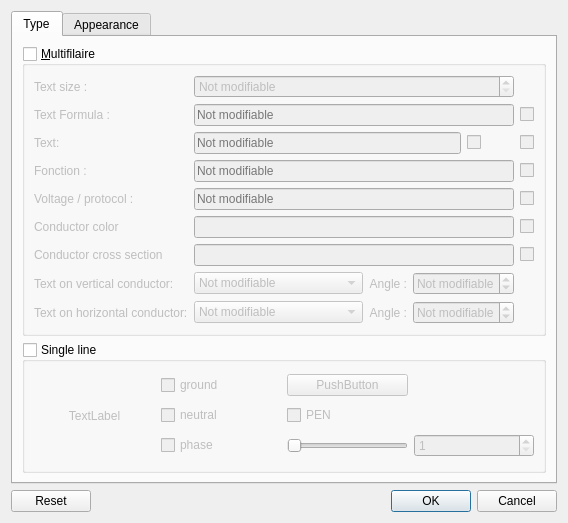
<?xml version="1.0" encoding="UTF-8"?>
<ui version="4.0">
 <class>ReplaceConductorDialog</class>
 <widget class="QDialog" name="ReplaceConductorDialog">
  <property name="geometry">
   <rect>
    <x>0</x>
    <y>0</y>
    <width>568</width>
    <height>523</height>
   </rect>
  </property>
  <layout class="QVBoxLayout" name="verticalLayout">
   <item>
    <widget class="QTabWidget" name="tabWidget">
     <property name="currentIndex">
      <number>0</number>
     </property>
     <widget class="QWidget" name="tab">
      <attribute name="title">
       <string>Type</string>
      </attribute>
      <layout class="QVBoxLayout" name="verticalLayout_2">
       <item>
        <widget class="QGroupBox" name="m_multi_gb">
         <property name="enabled">
          <bool>true</bool>
         </property>
         <property name="title">
          <string>&amp;Multifilaire</string>
         </property>
         <property name="checkable">
          <bool>true</bool>
         </property>
         <property name="checked">
          <bool>false</bool>
         </property>
         <layout class="QGridLayout" name="gridLayout" columnstretch="0,1,0,0,0,0">
          <item row="4" column="1" colspan="4">
           <widget class="QLineEdit" name="m_function_le">
            <property name="placeholderText">
             <string>Not modifiable</string>
            </property>
            <property name="clearButtonEnabled">
             <bool>true</bool>
            </property>
           </widget>
          </item>
          <item row="1" column="0">
           <widget class="QLabel" name="label">
            <property name="text">
             <string>Text size :</string>
            </property>
           </widget>
          </item>
          <item row="8" column="1">
           <widget class="QComboBox" name="m_vertical_align_cb">
            <property name="currentText">
             <string>Not modifiable</string>
            </property>
            <item>
             <property name="text">
              <string>Not modifiable</string>
             </property>
            </item>
            <item>
             <property name="text">
              <string>From the left</string>
             </property>
            </item>
            <item>
             <property name="text">
              <string>From the right</string>
             </property>
            </item>
           </widget>
          </item>
          <item row="9" column="2">
           <widget class="QLabel" name="label_9">
            <property name="text">
             <string>Angle :</string>
            </property>
            <property name="alignment">
             <set>Qt::AlignRight|Qt::AlignTrailing|Qt::AlignVCenter</set>
            </property>
           </widget>
          </item>
          <item row="6" column="0">
           <widget class="QLabel" name="label_15">
            <property name="text">
             <string>Conductor color</string>
            </property>
           </widget>
          </item>
          <item row="3" column="0">
           <widget class="QLabel" name="label_3">
            <property name="text">
             <string>Text:</string>
            </property>
           </widget>
          </item>
          <item row="2" column="5">
           <widget class="QCheckBox" name="m_erase_formula_cb">
            <property name="toolTip">
             <string>Delete this text</string>
            </property>
            <property name="text">
             <string/>
            </property>
           </widget>
          </item>
          <item row="8" column="3" colspan="2">
           <widget class="QSpinBox" name="m_vertical_angle_sb">
            <property name="wrapping">
             <bool>true</bool>
            </property>
            <property name="specialValueText">
             <string>Not modifiable</string>
            </property>
            <property name="suffix">
             <string>°</string>
            </property>
            <property name="prefix">
             <string/>
            </property>
            <property name="minimum">
             <number>-1</number>
            </property>
            <property name="maximum">
             <number>359</number>
            </property>
            <property name="value">
             <number>-1</number>
            </property>
           </widget>
          </item>
          <item row="4" column="5">
           <widget class="QCheckBox" name="m_erase_function_cb">
            <property name="toolTip">
             <string>Delete this text</string>
            </property>
            <property name="text">
             <string/>
            </property>
           </widget>
          </item>
          <item row="9" column="1">
           <widget class="QComboBox" name="m_horizontal_align_cb">
            <item>
             <property name="text">
              <string>Not modifiable</string>
             </property>
            </item>
            <item>
             <property name="text">
              <string>From top</string>
             </property>
            </item>
            <item>
             <property name="text">
              <string>From bottom</string>
             </property>
            </item>
           </widget>
          </item>
          <item row="3" column="5">
           <widget class="QCheckBox" name="m_erase_text_cb">
            <property name="toolTip">
             <string>Delete this text</string>
            </property>
            <property name="text">
             <string/>
            </property>
           </widget>
          </item>
          <item row="2" column="1" colspan="4">
           <widget class="QLineEdit" name="m_formula_le">
            <property name="placeholderText">
             <string>Not modifiable</string>
            </property>
            <property name="clearButtonEnabled">
             <bool>true</bool>
            </property>
           </widget>
          </item>
          <item row="9" column="3" colspan="2">
           <widget class="QSpinBox" name="m_horizontal_angle_sb">
            <property name="wrapping">
             <bool>true</bool>
            </property>
            <property name="specialValueText">
             <string>Not modifiable</string>
            </property>
            <property name="suffix">
             <string>°</string>
            </property>
            <property name="minimum">
             <number>-1</number>
            </property>
            <property name="maximum">
             <number>359</number>
            </property>
            <property name="value">
             <number>-1</number>
            </property>
           </widget>
          </item>
          <item row="2" column="0">
           <widget class="QLabel" name="label_2">
            <property name="text">
             <string>Text Formula :</string>
            </property>
           </widget>
          </item>
          <item row="5" column="5">
           <widget class="QCheckBox" name="m_erase_tension_protocol_cb">
            <property name="toolTip">
             <string>Delete this text</string>
            </property>
            <property name="text">
             <string/>
            </property>
           </widget>
          </item>
          <item row="3" column="1" colspan="3">
           <widget class="QLineEdit" name="m_text_le">
            <property name="placeholderText">
             <string>Not modifiable</string>
            </property>
            <property name="clearButtonEnabled">
             <bool>true</bool>
            </property>
           </widget>
          </item>
          <item row="8" column="0">
           <widget class="QLabel" name="label_6">
            <property name="text">
             <string>Text on vertical conductor:</string>
            </property>
           </widget>
          </item>
          <item row="1" column="1" colspan="4">
           <widget class="QSpinBox" name="m_text_size_sb">
            <property name="specialValueText">
             <string>Not modifiable</string>
            </property>
            <property name="accelerated">
             <bool>false</bool>
            </property>
            <property name="minimum">
             <number>2</number>
            </property>
            <property name="value">
             <number>2</number>
            </property>
           </widget>
          </item>
          <item row="4" column="0">
           <widget class="QLabel" name="label_4">
            <property name="text">
             <string>Fonction :</string>
            </property>
           </widget>
          </item>
          <item row="8" column="2">
           <widget class="QLabel" name="label_7">
            <property name="text">
             <string>Angle :</string>
            </property>
            <property name="alignment">
             <set>Qt::AlignRight|Qt::AlignTrailing|Qt::AlignVCenter</set>
            </property>
           </widget>
          </item>
          <item row="3" column="4">
           <widget class="QCheckBox" name="m_show_text">
            <property name="toolTip">
             <string>Text visible</string>
            </property>
            <property name="text">
             <string/>
            </property>
           </widget>
          </item>
          <item row="5" column="1" colspan="4">
           <widget class="QLineEdit" name="m_tension_protocol_le">
            <property name="placeholderText">
             <string>Not modifiable</string>
            </property>
            <property name="clearButtonEnabled">
             <bool>true</bool>
            </property>
           </widget>
          </item>
          <item row="9" column="0">
           <widget class="QLabel" name="label_8">
            <property name="text">
             <string>Text on horizontal conductor:</string>
            </property>
           </widget>
          </item>
          <item row="5" column="0">
           <widget class="QLabel" name="label_5">
            <property name="text">
             <string>Voltage / protocol :</string>
            </property>
           </widget>
          </item>
          <item row="7" column="0">
           <widget class="QLabel" name="label_16">
            <property name="text">
             <string>Conductor cross section</string>
            </property>
           </widget>
          </item>
          <item row="6" column="5">
           <widget class="QCheckBox" name="m_erase_wire_color_cb">
            <property name="text">
             <string/>
            </property>
           </widget>
          </item>
          <item row="7" column="5">
           <widget class="QCheckBox" name="m_erase_wire_section_cb">
            <property name="text">
             <string/>
            </property>
           </widget>
          </item>
          <item row="6" column="1" colspan="4">
           <widget class="QLineEdit" name="m_wire_color_le"/>
          </item>
          <item row="7" column="1" colspan="4">
           <widget class="QLineEdit" name="m_wire_section_le"/>
          </item>
         </layout>
        </widget>
       </item>
       <item>
        <widget class="QGroupBox" name="m_singlewire_gb">
         <property name="title">
          <string>Single line</string>
         </property>
         <property name="flat">
          <bool>false</bool>
         </property>
         <property name="checkable">
          <bool>true</bool>
         </property>
         <property name="checked">
          <bool>false</bool>
         </property>
         <layout class="QGridLayout" name="gridLayout_5">
          <item row="1" column="2">
           <widget class="QCheckBox" name="m_pen_cb">
            <property name="toolTip">
             <string>Protective Earth Neutral</string>
            </property>
            <property name="text">
             <string>PEN</string>
            </property>
           </widget>
          </item>
          <item row="2" column="1">
           <widget class="QCheckBox" name="m_phase_cb">
            <property name="toolTip">
             <string>Phase</string>
            </property>
            <property name="text">
             <string>phase</string>
            </property>
            <property name="icon">
             <iconset resource="../../../qelectrotech.qrc">
              <normaloff>:/ico/16x16/phase.png</normaloff>:/ico/16x16/phase.png</iconset>
            </property>
           </widget>
          </item>
          <item row="2" column="3">
           <widget class="QSpinBox" name="m_phase_sb">
            <property name="toolTip">
             <string>Number of phases</string>
            </property>
            <property name="minimum">
             <number>1</number>
            </property>
            <property name="maximum">
             <number>3</number>
            </property>
           </widget>
          </item>
          <item row="1" column="1">
           <widget class="QCheckBox" name="m_neutral_cb">
            <property name="toolTip">
             <string>Neutral</string>
            </property>
            <property name="text">
             <string>neutral</string>
            </property>
            <property name="icon">
             <iconset resource="../../../qelectrotech.qrc">
              <normaloff>:/ico/16x16/neutral.png</normaloff>:/ico/16x16/neutral.png</iconset>
            </property>
           </widget>
          </item>
          <item row="2" column="2">
           <widget class="QSlider" name="m_phase_slider">
            <property name="sizePolicy">
             <sizepolicy hsizetype="Minimum" vsizetype="Fixed">
              <horstretch>0</horstretch>
              <verstretch>0</verstretch>
             </sizepolicy>
            </property>
            <property name="toolTip">
             <string>Number of phases</string>
            </property>
            <property name="minimum">
             <number>1</number>
            </property>
            <property name="maximum">
             <number>3</number>
            </property>
            <property name="orientation">
             <enum>Qt::Horizontal</enum>
            </property>
           </widget>
          </item>
          <item row="0" column="1">
           <widget class="QCheckBox" name="m_earth_cb">
            <property name="toolTip">
             <string>Ground</string>
            </property>
            <property name="text">
             <string>ground</string>
            </property>
            <property name="icon">
             <iconset resource="../../../qelectrotech.qrc">
              <normaloff>:/ico/16x16/ground.png</normaloff>:/ico/16x16/ground.png</iconset>
            </property>
           </widget>
          </item>
          <item row="0" column="0" rowspan="3">
           <widget class="QLabel" name="m_preview_label">
            <property name="text">
             <string>TextLabel</string>
            </property>
            <property name="alignment">
             <set>Qt::AlignCenter</set>
            </property>
           </widget>
          </item>
          <item row="0" column="2">
           <widget class="QPushButton" name="m_update_preview_pb">
            <property name="text">
             <string>PushButton</string>
            </property>
           </widget>
          </item>
         </layout>
        </widget>
       </item>
      </layout>
     </widget>
     <widget class="QWidget" name="widget">
      <attribute name="title">
       <string>Appearance</string>
      </attribute>
      <layout class="QGridLayout" name="gridLayout_2" columnstretch="0,0,1,0">
       <item row="2" column="1">
        <widget class="QLabel" name="label_13">
         <property name="text">
          <string>Size :</string>
         </property>
        </widget>
       </item>
       <item row="0" column="1">
        <widget class="QLabel" name="label_10">
         <property name="text">
          <string>Color :</string>
         </property>
        </widget>
       </item>
       <item row="0" column="2">
        <widget class="QPushButton" name="m_color_pb">
         <property name="enabled">
          <bool>false</bool>
         </property>
         <property name="text">
          <string/>
         </property>
        </widget>
       </item>
       <item row="4" column="1">
        <spacer name="verticalSpacer">
         <property name="orientation">
          <enum>Qt::Vertical</enum>
         </property>
         <property name="sizeHint" stdset="0">
          <size>
           <width>20</width>
           <height>40</height>
          </size>
         </property>
        </spacer>
       </item>
       <item row="1" column="1">
        <widget class="QLabel" name="label_11">
         <property name="text">
          <string>Style :</string>
         </property>
        </widget>
       </item>
       <item row="0" column="3">
        <widget class="QCheckBox" name="m_mod_color_cb">
         <property name="toolTip">
          <string>Edit</string>
         </property>
         <property name="text">
          <string/>
         </property>
        </widget>
       </item>
       <item row="3" column="1" colspan="3">
        <widget class="QGroupBox" name="m_second_color_gb">
         <property name="title">
          <string>Secondary color :</string>
         </property>
         <property name="checkable">
          <bool>true</bool>
         </property>
         <property name="checked">
          <bool>false</bool>
         </property>
         <layout class="QGridLayout" name="gridLayout_3" columnstretch="0,1,0">
          <item row="0" column="1">
           <widget class="QPushButton" name="m_color_2_pb">
            <property name="enabled">
             <bool>false</bool>
            </property>
            <property name="text">
             <string/>
            </property>
           </widget>
          </item>
          <item row="1" column="0">
           <widget class="QLabel" name="label_14">
            <property name="text">
             <string>Line thickness :</string>
            </property>
           </widget>
          </item>
          <item row="0" column="0">
           <widget class="QLabel" name="label_12">
            <property name="text">
             <string>Color :</string>
            </property>
           </widget>
          </item>
          <item row="0" column="2">
           <widget class="QCheckBox" name="m_mod_color_2_cb">
            <property name="toolTip">
             <string>Edit</string>
            </property>
            <property name="text">
             <string/>
            </property>
           </widget>
          </item>
          <item row="1" column="1" colspan="2">
           <widget class="QSpinBox" name="m_color_2_dash_size_sb">
            <property name="specialValueText">
             <string>Not modifiable</string>
            </property>
            <property name="suffix">
             <string>px</string>
            </property>
            <property name="minimum">
             <number>1</number>
            </property>
            <property name="value">
             <number>1</number>
            </property>
           </widget>
          </item>
         </layout>
        </widget>
       </item>
       <item row="2" column="2" colspan="2">
        <widget class="QDoubleSpinBox" name="m_cond_size_sb">
         <property name="specialValueText">
          <string>Not modifiable</string>
         </property>
         <property name="minimum">
          <double>0.200000000000000</double>
         </property>
         <property name="singleStep">
          <double>0.200000000000000</double>
         </property>
         <property name="value">
          <double>0.200000000000000</double>
         </property>
        </widget>
       </item>
       <item row="1" column="2" colspan="2">
        <widget class="QComboBox" name="m_line_style_cb"/>
       </item>
      </layout>
     </widget>
    </widget>
   </item>
   <item>
    <widget class="QDialogButtonBox" name="m_button_box">
     <property name="orientation">
      <enum>Qt::Horizontal</enum>
     </property>
     <property name="standardButtons">
      <set>QDialogButtonBox::Cancel|QDialogButtonBox::Ok|QDialogButtonBox::Reset</set>
     </property>
    </widget>
   </item>
  </layout>
 </widget>
 <resources>
  <include location="../../../qelectrotech.qrc"/>
 </resources>
 <connections>
  <connection>
   <sender>m_mod_color_cb</sender>
   <signal>toggled(bool)</signal>
   <receiver>m_color_pb</receiver>
   <slot>setEnabled(bool)</slot>
   <hints>
    <hint type="sourcelabel">
     <x>605</x>
     <y>57</y>
    </hint>
    <hint type="destinationlabel">
     <x>328</x>
     <y>58</y>
    </hint>
   </hints>
  </connection>
  <connection>
   <sender>m_earth_cb</sender>
   <signal>clicked()</signal>
   <receiver>m_update_preview_pb</receiver>
   <slot>click()</slot>
   <hints>
    <hint type="sourcelabel">
     <x>243</x>
     <y>372</y>
    </hint>
    <hint type="destinationlabel">
     <x>392</x>
     <y>373</y>
    </hint>
   </hints>
  </connection>
  <connection>
   <sender>m_neutral_cb</sender>
   <signal>clicked()</signal>
   <receiver>m_update_preview_pb</receiver>
   <slot>click()</slot>
   <hints>
    <hint type="sourcelabel">
     <x>243</x>
     <y>404</y>
    </hint>
    <hint type="destinationlabel">
     <x>392</x>
     <y>373</y>
    </hint>
   </hints>
  </connection>
  <connection>
   <sender>m_phase_cb</sender>
   <signal>clicked()</signal>
   <receiver>m_update_preview_pb</receiver>
   <slot>click()</slot>
   <hints>
    <hint type="sourcelabel">
     <x>243</x>
     <y>434</y>
    </hint>
    <hint type="destinationlabel">
     <x>392</x>
     <y>373</y>
    </hint>
   </hints>
  </connection>
  <connection>
   <sender>m_pen_cb</sender>
   <signal>clicked()</signal>
   <receiver>m_update_preview_pb</receiver>
   <slot>click()</slot>
   <hints>
    <hint type="sourcelabel">
     <x>392</x>
     <y>404</y>
    </hint>
    <hint type="destinationlabel">
     <x>392</x>
     <y>373</y>
    </hint>
   </hints>
  </connection>
  <connection>
   <sender>m_phase_slider</sender>
   <signal>valueChanged(int)</signal>
   <receiver>m_update_preview_pb</receiver>
   <slot>click()</slot>
   <hints>
    <hint type="sourcelabel">
     <x>392</x>
     <y>434</y>
    </hint>
    <hint type="destinationlabel">
     <x>392</x>
     <y>373</y>
    </hint>
   </hints>
  </connection>
  <connection>
   <sender>m_phase_sb</sender>
   <signal>valueChanged(int)</signal>
   <receiver>m_update_preview_pb</receiver>
   <slot>click()</slot>
   <hints>
    <hint type="sourcelabel">
     <x>540</x>
     <y>435</y>
    </hint>
    <hint type="destinationlabel">
     <x>392</x>
     <y>373</y>
    </hint>
   </hints>
  </connection>
  <connection>
   <sender>m_phase_slider</sender>
   <signal>sliderMoved(int)</signal>
   <receiver>m_phase_sb</receiver>
   <slot>setValue(int)</slot>
   <hints>
    <hint type="sourcelabel">
     <x>392</x>
     <y>434</y>
    </hint>
    <hint type="destinationlabel">
     <x>540</x>
     <y>435</y>
    </hint>
   </hints>
  </connection>
  <connection>
   <sender>m_phase_sb</sender>
   <signal>valueChanged(int)</signal>
   <receiver>m_phase_slider</receiver>
   <slot>setValue(int)</slot>
   <hints>
    <hint type="sourcelabel">
     <x>540</x>
     <y>435</y>
    </hint>
    <hint type="destinationlabel">
     <x>392</x>
     <y>434</y>
    </hint>
   </hints>
  </connection>
  <connection>
   <sender>m_mod_color_2_cb</sender>
   <signal>toggled(bool)</signal>
   <receiver>m_color_2_pb</receiver>
   <slot>setEnabled(bool)</slot>
   <hints>
    <hint type="sourcelabel">
     <x>597</x>
     <y>200</y>
    </hint>
    <hint type="destinationlabel">
     <x>341</x>
     <y>201</y>
    </hint>
   </hints>
  </connection>
 </connections>
</ui>
